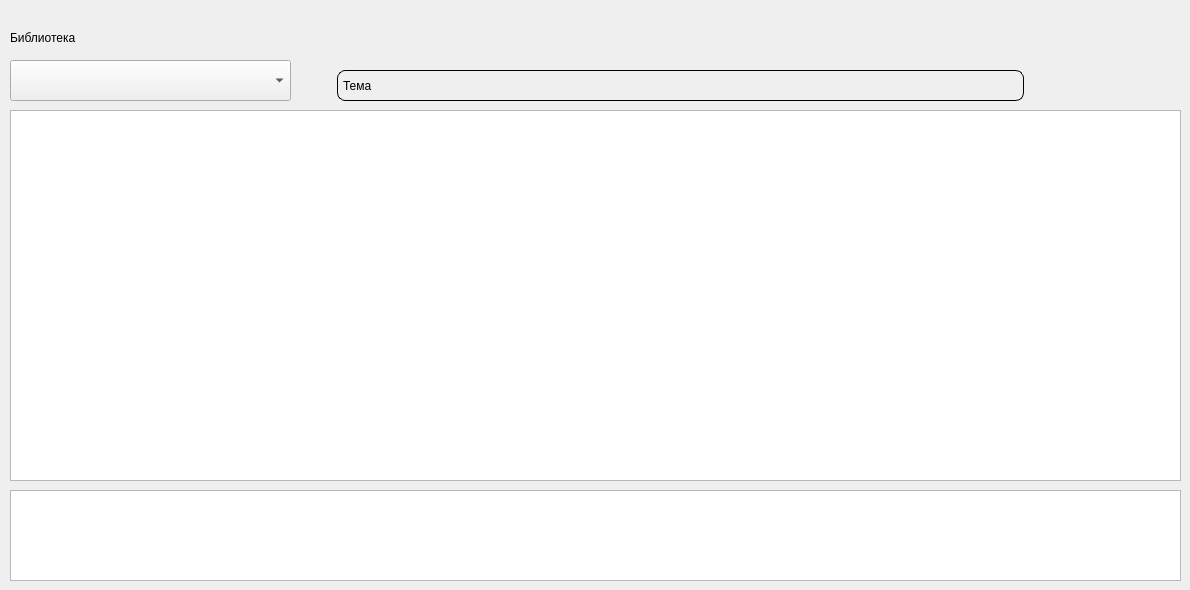
    <widget class="QWidget" name="page_3">
     <widget class="QComboBox" name="_themes">
      <property name="geometry">
       <rect>
        <x>10</x>
        <y>60</y>
        <width>281</width>
        <height>41</height>
       </rect>
      </property>
     </widget>
     <widget class="QLabel" name="_theme">
      <property name="geometry">
       <rect>
        <x>300</x>
        <y>70</y>
        <width>761</width>
        <height>31</height>
       </rect>
      </property>
      <property name="styleSheet">
       <string notr="true">QLabel {
    border: 1px solid black;
    border-radius: 8px;
    padding: 2px;
    outline: none;
	font: 12pt &quot;Times New Roman&quot;;
    margin-left: auto;
    margin-right: auto;
    width: 6em
}
</string>
      </property>
      <property name="text">
       <string>Тема</string>
      </property>
     </widget>
     <widget class="QTextBrowser" name="_content">
      <property name="geometry">
       <rect>
        <x>10</x>
        <y>110</y>
        <width>1171</width>
        <height>371</height>
       </rect>
      </property>
      <property name="styleSheet">
       <string notr="true">font: 14pt &quot;Times New Roman&quot;;</string>
      </property>
      <property name="html">
       <string>&lt;!DOCTYPE HTML PUBLIC &quot;-//W3C//DTD HTML 4.0//EN&quot; &quot;http://www.w3.org/TR/REC-html40/strict.dtd&quot;&gt;
&lt;html&gt;&lt;head&gt;&lt;meta name=&quot;qrichtext&quot; content=&quot;1&quot; /&gt;&lt;style type=&quot;text/css&quot;&gt;
p, li { white-space: pre-wrap; }
&lt;/style&gt;&lt;/head&gt;&lt;body style=&quot; font-family:'Times New Roman'; font-size:14pt; font-weight:400; font-style:normal;&quot;&gt;
&lt;p style=&quot;-qt-paragraph-type:empty; margin-top:0px; margin-bottom:0px; margin-left:0px; margin-right:0px; -qt-block-indent:0; text-indent:0px; font-family:'MS Shell Dlg 2'; font-size:7.8pt;&quot;&gt;&lt;br /&gt;&lt;/p&gt;&lt;/body&gt;&lt;/html&gt;</string>
      </property>
     </widget>
     <widget class="QLabel" name="label">
      <property name="geometry">
       <rect>
        <x>10</x>
        <y>30</y>
        <width>131</width>
        <height>16</height>
       </rect>
      </property>
      <property name="styleSheet">
       <string notr="true">font: 14pt &quot;Times New Roman&quot;;
color: solid black;</string>
      </property>
      <property name="text">
       <string>Библиотека</string>
      </property>
     </widget>
     <widget class="QTextBrowser" name="_conc">
      <property name="geometry">
       <rect>
        <x>10</x>
        <y>490</y>
        <width>1171</width>
        <height>91</height>
       </rect>
      </property>
      <property name="styleSheet">
       <string notr="true">font: 14pt &quot;Times New Roman&quot;;</string>
      </property>
      <property name="html">
       <string>&lt;!DOCTYPE HTML PUBLIC &quot;-//W3C//DTD HTML 4.0//EN&quot; &quot;http://www.w3.org/TR/REC-html40/strict.dtd&quot;&gt;
&lt;html&gt;&lt;head&gt;&lt;meta name=&quot;qrichtext&quot; content=&quot;1&quot; /&gt;&lt;style type=&quot;text/css&quot;&gt;
p, li { white-space: pre-wrap; }
&lt;/style&gt;&lt;/head&gt;&lt;body style=&quot; font-family:'Times New Roman'; font-size:14pt; font-weight:400; font-style:normal;&quot;&gt;
&lt;p style=&quot;-qt-paragraph-type:empty; margin-top:0px; margin-bottom:0px; margin-left:0px; margin-right:0px; -qt-block-indent:0; text-indent:0px; font-family:'MS Shell Dlg 2'; font-size:7.8pt;&quot;&gt;&lt;br /&gt;&lt;/p&gt;&lt;/body&gt;&lt;/html&gt;</string>
      </property>
     </widget>
    </widget>
